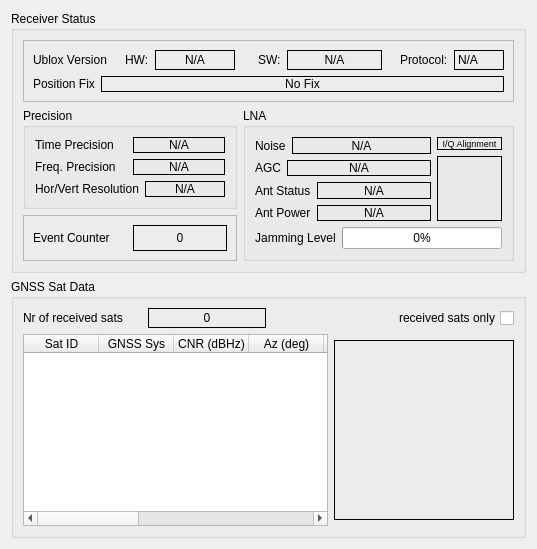
<?xml version="1.0" encoding="UTF-8"?>
<ui version="4.0">
 <class>GpsSatsForm</class>
 <widget class="QWidget" name="GpsSatsForm">
  <property name="geometry">
   <rect>
    <x>0</x>
    <y>0</y>
    <width>537</width>
    <height>549</height>
   </rect>
  </property>
  <property name="windowTitle">
   <string>Form</string>
  </property>
  <layout class="QGridLayout" name="gridLayout_6">
   <item row="0" column="0">
    <widget class="QGroupBox" name="rxStatsGroupBox">
     <property name="title">
      <string>Receiver Status</string>
     </property>
     <layout class="QGridLayout" name="gridLayout_7">
      <item row="0" column="0" colspan="2">
       <widget class="QFrame" name="frame">
        <property name="frameShape">
         <enum>QFrame::StyledPanel</enum>
        </property>
        <property name="frameShadow">
         <enum>QFrame::Raised</enum>
        </property>
        <layout class="QGridLayout" name="gridLayout_5">
         <item row="0" column="0">
          <layout class="QHBoxLayout" name="horizontalLayout_14">
           <item>
            <widget class="QLabel" name="label">
             <property name="frameShape">
              <enum>QFrame::NoFrame</enum>
             </property>
             <property name="text">
              <string>Ublox Version</string>
             </property>
            </widget>
           </item>
           <item>
            <spacer name="horizontalSpacer">
             <property name="orientation">
              <enum>Qt::Horizontal</enum>
             </property>
             <property name="sizeHint" stdset="0">
              <size>
               <width>13</width>
               <height>20</height>
              </size>
             </property>
            </spacer>
           </item>
           <item>
            <layout class="QHBoxLayout" name="horizontalLayout_9">
             <item>
              <widget class="QLabel" name="label_9">
               <property name="text">
                <string>HW:</string>
               </property>
              </widget>
             </item>
             <item>
              <widget class="QLabel" name="ubxHwVersionLabel">
               <property name="minimumSize">
                <size>
                 <width>80</width>
                 <height>0</height>
                </size>
               </property>
               <property name="frameShape">
                <enum>QFrame::Box</enum>
               </property>
               <property name="text">
                <string>N/A</string>
               </property>
               <property name="alignment">
                <set>Qt::AlignCenter</set>
               </property>
              </widget>
             </item>
            </layout>
           </item>
           <item>
            <spacer name="horizontalSpacer_2">
             <property name="orientation">
              <enum>Qt::Horizontal</enum>
             </property>
             <property name="sizeHint" stdset="0">
              <size>
               <width>18</width>
               <height>20</height>
              </size>
             </property>
            </spacer>
           </item>
           <item>
            <layout class="QHBoxLayout" name="horizontalLayout">
             <item>
              <widget class="QLabel" name="label_10">
               <property name="text">
                <string>SW:</string>
               </property>
              </widget>
             </item>
             <item>
              <widget class="QLabel" name="ubxSwVersionLabel">
               <property name="minimumSize">
                <size>
                 <width>95</width>
                 <height>0</height>
                </size>
               </property>
               <property name="frameShape">
                <enum>QFrame::Box</enum>
               </property>
               <property name="text">
                <string>N/A</string>
               </property>
               <property name="alignment">
                <set>Qt::AlignCenter</set>
               </property>
              </widget>
             </item>
            </layout>
           </item>
           <item>
            <spacer name="horizontalSpacer_3">
             <property name="orientation">
              <enum>Qt::Horizontal</enum>
             </property>
             <property name="sizeHint" stdset="0">
              <size>
               <width>13</width>
               <height>20</height>
              </size>
             </property>
            </spacer>
           </item>
           <item>
            <layout class="QHBoxLayout" name="horizontalLayout_10">
             <item>
              <widget class="QLabel" name="label_14">
               <property name="text">
                <string>Protocol:</string>
               </property>
              </widget>
             </item>
             <item>
              <widget class="QLabel" name="UBXprotLabel">
               <property name="minimumSize">
                <size>
                 <width>50</width>
                 <height>0</height>
                </size>
               </property>
               <property name="frameShape">
                <enum>QFrame::Box</enum>
               </property>
               <property name="text">
                <string>N/A</string>
               </property>
              </widget>
             </item>
            </layout>
           </item>
          </layout>
         </item>
         <item row="1" column="0">
          <layout class="QHBoxLayout" name="horizontalLayout_4">
           <item>
            <widget class="QLabel" name="label_4">
             <property name="text">
              <string>Position Fix</string>
             </property>
            </widget>
           </item>
           <item>
            <widget class="QLabel" name="fixTypeLabel">
             <property name="sizePolicy">
              <sizepolicy hsizetype="Expanding" vsizetype="Preferred">
               <horstretch>0</horstretch>
               <verstretch>0</verstretch>
              </sizepolicy>
             </property>
             <property name="frameShape">
              <enum>QFrame::Box</enum>
             </property>
             <property name="text">
              <string>No Fix</string>
             </property>
             <property name="alignment">
              <set>Qt::AlignCenter</set>
             </property>
            </widget>
           </item>
          </layout>
         </item>
        </layout>
       </widget>
      </item>
      <item row="1" column="0">
       <widget class="QGroupBox" name="precisionGroupBox">
        <property name="title">
         <string>Precision</string>
        </property>
        <layout class="QGridLayout" name="gridLayout_4">
         <item row="0" column="0">
          <layout class="QVBoxLayout" name="verticalLayout">
           <item>
            <layout class="QHBoxLayout" name="horizontalLayout_2">
             <item>
              <widget class="QLabel" name="label_3">
               <property name="text">
                <string>Time Precision</string>
               </property>
              </widget>
             </item>
             <item>
              <widget class="QLabel" name="timePrecisionLabel">
               <property name="frameShape">
                <enum>QFrame::Box</enum>
               </property>
               <property name="text">
                <string>N/A</string>
               </property>
               <property name="alignment">
                <set>Qt::AlignCenter</set>
               </property>
              </widget>
             </item>
            </layout>
           </item>
           <item>
            <layout class="QHBoxLayout" name="horizontalLayout_15">
             <item>
              <widget class="QLabel" name="label_15">
               <property name="text">
                <string>Freq. Precision</string>
               </property>
              </widget>
             </item>
             <item>
              <widget class="QLabel" name="freqPrecisionLabel">
               <property name="frameShape">
                <enum>QFrame::Box</enum>
               </property>
               <property name="text">
                <string>N/A</string>
               </property>
               <property name="alignment">
                <set>Qt::AlignCenter</set>
               </property>
              </widget>
             </item>
            </layout>
           </item>
           <item>
            <layout class="QHBoxLayout" name="horizontalLayout_5">
             <item>
              <widget class="QLabel" name="label_5">
               <property name="text">
                <string>Hor/Vert Resolution</string>
               </property>
              </widget>
             </item>
             <item>
              <widget class="QLabel" name="xyzResLabel">
               <property name="minimumSize">
                <size>
                 <width>80</width>
                 <height>0</height>
                </size>
               </property>
               <property name="frameShape">
                <enum>QFrame::Box</enum>
               </property>
               <property name="text">
                <string>N/A</string>
               </property>
               <property name="alignment">
                <set>Qt::AlignCenter</set>
               </property>
              </widget>
             </item>
            </layout>
           </item>
          </layout>
         </item>
        </layout>
       </widget>
      </item>
      <item row="1" column="1" rowspan="2">
       <widget class="QGroupBox" name="lnaGroupBox">
        <property name="title">
         <string>LNA</string>
        </property>
        <layout class="QGridLayout" name="gridLayout_2">
         <item row="0" column="0">
          <layout class="QVBoxLayout" name="verticalLayout_2">
           <item>
            <layout class="QHBoxLayout" name="horizontalLayout_6">
             <item>
              <widget class="QLabel" name="label_6">
               <property name="text">
                <string>Noise</string>
               </property>
              </widget>
             </item>
             <item>
              <widget class="QLabel" name="lnaNoiseLabel">
               <property name="sizePolicy">
                <sizepolicy hsizetype="Expanding" vsizetype="Preferred">
                 <horstretch>0</horstretch>
                 <verstretch>0</verstretch>
                </sizepolicy>
               </property>
               <property name="frameShape">
                <enum>QFrame::Box</enum>
               </property>
               <property name="text">
                <string>N/A</string>
               </property>
               <property name="alignment">
                <set>Qt::AlignCenter</set>
               </property>
              </widget>
             </item>
            </layout>
           </item>
           <item>
            <layout class="QHBoxLayout" name="horizontalLayout_7">
             <item>
              <widget class="QLabel" name="label_7">
               <property name="text">
                <string>AGC</string>
               </property>
              </widget>
             </item>
             <item>
              <widget class="QLabel" name="lnaAgcLabel">
               <property name="sizePolicy">
                <sizepolicy hsizetype="Expanding" vsizetype="Preferred">
                 <horstretch>0</horstretch>
                 <verstretch>0</verstretch>
                </sizepolicy>
               </property>
               <property name="frameShape">
                <enum>QFrame::Box</enum>
               </property>
               <property name="text">
                <string>N/A</string>
               </property>
               <property name="alignment">
                <set>Qt::AlignCenter</set>
               </property>
              </widget>
             </item>
            </layout>
           </item>
           <item>
            <layout class="QHBoxLayout" name="horizontalLayout_11">
             <item>
              <widget class="QLabel" name="label_11">
               <property name="text">
                <string>Ant Status</string>
               </property>
              </widget>
             </item>
             <item>
              <widget class="QLabel" name="antStatusLabel">
               <property name="sizePolicy">
                <sizepolicy hsizetype="Expanding" vsizetype="Preferred">
                 <horstretch>0</horstretch>
                 <verstretch>0</verstretch>
                </sizepolicy>
               </property>
               <property name="frameShape">
                <enum>QFrame::Box</enum>
               </property>
               <property name="text">
                <string>N/A</string>
               </property>
               <property name="alignment">
                <set>Qt::AlignCenter</set>
               </property>
              </widget>
             </item>
            </layout>
           </item>
           <item>
            <layout class="QHBoxLayout" name="horizontalLayout_12">
             <item>
              <widget class="QLabel" name="label_12">
               <property name="text">
                <string>Ant Power</string>
               </property>
              </widget>
             </item>
             <item>
              <widget class="QLabel" name="antPowerLabel">
               <property name="sizePolicy">
                <sizepolicy hsizetype="Expanding" vsizetype="Preferred">
                 <horstretch>0</horstretch>
                 <verstretch>0</verstretch>
                </sizepolicy>
               </property>
               <property name="frameShape">
                <enum>QFrame::Box</enum>
               </property>
               <property name="text">
                <string>N/A</string>
               </property>
               <property name="alignment">
                <set>Qt::AlignCenter</set>
               </property>
              </widget>
             </item>
            </layout>
           </item>
          </layout>
         </item>
         <item row="0" column="1">
          <layout class="QVBoxLayout" name="verticalLayout_3">
           <item>
            <widget class="QLabel" name="label_16">
             <property name="font">
              <font>
               <pointsize>7</pointsize>
              </font>
             </property>
             <property name="frameShape">
              <enum>QFrame::Box</enum>
             </property>
             <property name="text">
              <string>I/Q Alignment</string>
             </property>
             <property name="alignment">
              <set>Qt::AlignCenter</set>
             </property>
            </widget>
           </item>
           <item>
            <widget class="QLabel" name="iqAlignmentLabel">
             <property name="minimumSize">
              <size>
               <width>65</width>
               <height>65</height>
              </size>
             </property>
             <property name="frameShape">
              <enum>QFrame::Box</enum>
             </property>
             <property name="text">
              <string/>
             </property>
             <property name="scaledContents">
              <bool>true</bool>
             </property>
            </widget>
           </item>
          </layout>
         </item>
         <item row="1" column="0" colspan="2">
          <layout class="QHBoxLayout" name="horizontalLayout_13">
           <item>
            <widget class="QLabel" name="label_13">
             <property name="font">
              <font>
               <pointsize>9</pointsize>
              </font>
             </property>
             <property name="text">
              <string>Jamming Level</string>
             </property>
             <property name="scaledContents">
              <bool>false</bool>
             </property>
             <property name="alignment">
              <set>Qt::AlignCenter</set>
             </property>
             <property name="wordWrap">
              <bool>false</bool>
             </property>
            </widget>
           </item>
           <item>
            <widget class="QProgressBar" name="jammingProgressBar">
             <property name="maximum">
              <number>100</number>
             </property>
             <property name="value">
              <number>0</number>
             </property>
             <property name="alignment">
              <set>Qt::AlignCenter</set>
             </property>
             <property name="orientation">
              <enum>Qt::Horizontal</enum>
             </property>
             <property name="textDirection">
              <enum>QProgressBar::TopToBottom</enum>
             </property>
             <property name="format">
              <string extracomment="Jamming">%p%</string>
             </property>
            </widget>
           </item>
          </layout>
         </item>
        </layout>
       </widget>
      </item>
      <item row="2" column="0">
       <widget class="QFrame" name="frame_2">
        <property name="frameShape">
         <enum>QFrame::StyledPanel</enum>
        </property>
        <property name="frameShadow">
         <enum>QFrame::Raised</enum>
        </property>
        <layout class="QGridLayout" name="gridLayout_3">
         <item row="0" column="0">
          <layout class="QHBoxLayout" name="horizontalLayout_8">
           <item>
            <widget class="QLabel" name="label_8">
             <property name="text">
              <string>Event Counter</string>
             </property>
            </widget>
           </item>
           <item>
            <widget class="QLabel" name="intCounterLabel">
             <property name="frameShape">
              <enum>QFrame::Box</enum>
             </property>
             <property name="text">
              <string>0</string>
             </property>
             <property name="alignment">
              <set>Qt::AlignCenter</set>
             </property>
            </widget>
           </item>
          </layout>
         </item>
        </layout>
       </widget>
      </item>
     </layout>
    </widget>
   </item>
   <item row="1" column="0">
    <widget class="QGroupBox" name="satsGroupBox">
     <property name="title">
      <string>GNSS Sat Data</string>
     </property>
     <layout class="QGridLayout" name="gridLayout">
      <item row="0" column="0" colspan="2">
       <layout class="QHBoxLayout" name="horizontalLayout_16">
        <item>
         <layout class="QHBoxLayout" name="horizontalLayout_3">
          <item>
           <widget class="QLabel" name="label_2">
            <property name="text">
             <string>Nr of received sats</string>
            </property>
           </widget>
          </item>
          <item>
           <widget class="QLabel" name="nrSatsLabel">
            <property name="frameShape">
             <enum>QFrame::Box</enum>
            </property>
            <property name="text">
             <string>0</string>
            </property>
            <property name="alignment">
             <set>Qt::AlignCenter</set>
            </property>
           </widget>
          </item>
         </layout>
        </item>
        <item>
         <widget class="QCheckBox" name="visibleSatsCheckBox">
          <property name="layoutDirection">
           <enum>Qt::RightToLeft</enum>
          </property>
          <property name="text">
           <string>received sats only</string>
          </property>
         </widget>
        </item>
       </layout>
      </item>
      <item row="1" column="0">
       <widget class="QTableWidget" name="satsTableWidget">
        <property name="alternatingRowColors">
         <bool>true</bool>
        </property>
        <property name="wordWrap">
         <bool>true</bool>
        </property>
        <attribute name="horizontalHeaderDefaultSectionSize">
         <number>75</number>
        </attribute>
        <attribute name="horizontalHeaderStretchLastSection">
         <bool>true</bool>
        </attribute>
        <attribute name="verticalHeaderDefaultSectionSize">
         <number>24</number>
        </attribute>
        <column>
         <property name="text">
          <string>Sat ID</string>
         </property>
        </column>
        <column>
         <property name="text">
          <string>GNSS Sys</string>
         </property>
        </column>
        <column>
         <property name="text">
          <string>CNR (dBHz)</string>
         </property>
        </column>
        <column>
         <property name="text">
          <string>Az (deg)</string>
         </property>
        </column>
        <column>
         <property name="text">
          <string>Elev (deg)</string>
         </property>
        </column>
        <column>
         <property name="text">
          <string>Res (m)</string>
         </property>
        </column>
        <column>
         <property name="text">
          <string>Quality</string>
         </property>
        </column>
        <column>
         <property name="text">
          <string>Health</string>
         </property>
        </column>
        <column>
         <property name="text">
          <string>Orbit Src</string>
         </property>
        </column>
        <column>
         <property name="text">
          <string>Used</string>
         </property>
        </column>
        <column>
         <property name="text">
          <string>Diff Corr</string>
         </property>
        </column>
       </widget>
      </item>
      <item row="1" column="1">
       <widget class="QLabel" name="satPosLabel">
        <property name="sizePolicy">
         <sizepolicy hsizetype="Fixed" vsizetype="Fixed">
          <horstretch>0</horstretch>
          <verstretch>0</verstretch>
         </sizepolicy>
        </property>
        <property name="minimumSize">
         <size>
          <width>180</width>
          <height>180</height>
         </size>
        </property>
        <property name="autoFillBackground">
         <bool>false</bool>
        </property>
        <property name="frameShape">
         <enum>QFrame::Box</enum>
        </property>
        <property name="text">
         <string/>
        </property>
        <property name="scaledContents">
         <bool>true</bool>
        </property>
       </widget>
      </item>
     </layout>
    </widget>
   </item>
  </layout>
 </widget>
 <resources/>
 <connections/>
</ui>
